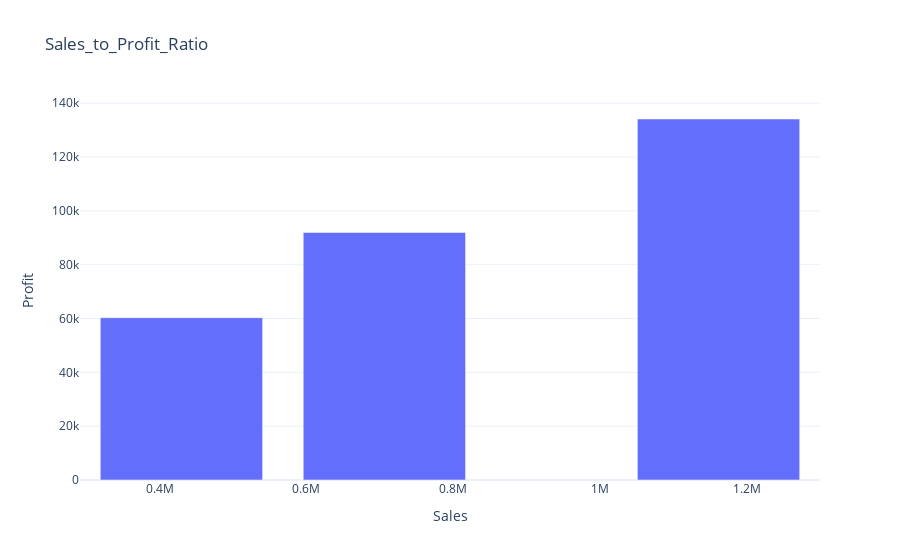

Notebook cell for this chart:
### Code cell
fig = px.bar( sales_profit_by_segment, x='Sales', 
             y='Profit', 
             title='Sales_to_Profit_Ratio')
fig.show()

### Figure 1 — Plotly figure (JSON) as saved in the notebook; plotly's stock layout.template omitted (floating-point values rounded to 4 significant figures)
{"data": [{"alignmentgroup": "True", "hovertemplate": "Sales=%{x}<br>Profit=%{y}<extra></extra>", "legendgroup": "", "marker": {"color": "#636efa", "pattern": {"shape": ""}}, "name": "", "offsetgroup": "", "orientation": "v", "showlegend": false, "textposition": "auto", "type": "bar", "x": [1161000.0, 706100.0, 429700.0], "xaxis": "x", "y": [134100.0, 91980.0, 60300.0], "yaxis": "y"}], "layout": {"autosize": true, "barmode": "relative", "legend": {"tracegroupgap": 0}, "title": {"text": "Sales_to_Profit_Ratio"}, "xaxis": {"anchor": "y", "autorange": true, "domain": [0, 1], "range": [291400.0, 1300000.0], "title": {"text": "Sales"}, "type": "linear"}, "yaxis": {"anchor": "x", "autorange": true, "domain": [0, 1], "range": [0, 141200.0], "title": {"text": "Profit"}, "type": "linear"}}}
